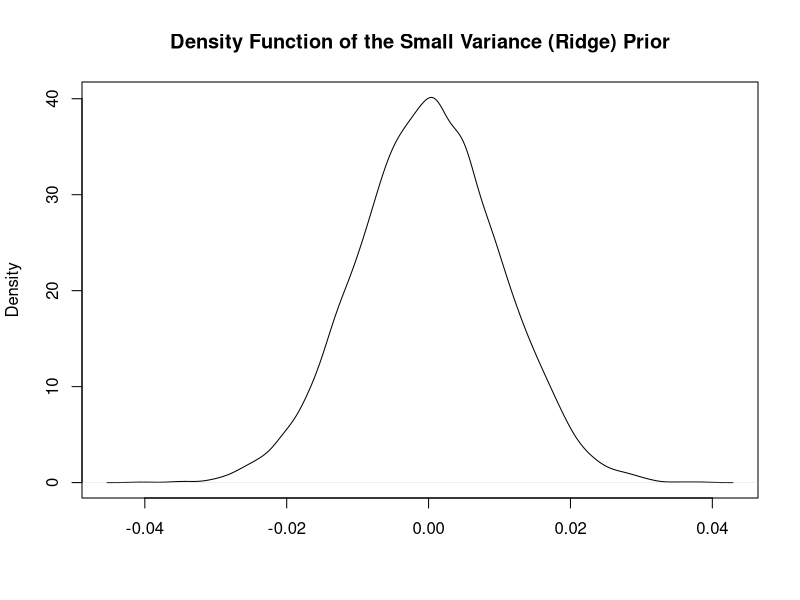

Write R code to recreate this figure.
## ---- chunk 1
knitr::opts_chunk$set(echo = FALSE)
## ---- chunk 2
plot(density(rnorm(10000, 0, 0.01)), main="Density Function of the Small Variance (Ridge) Prior", xlab="")
#abline(v = c(-.02, .02), col = "red")
## ---- chunk 3

